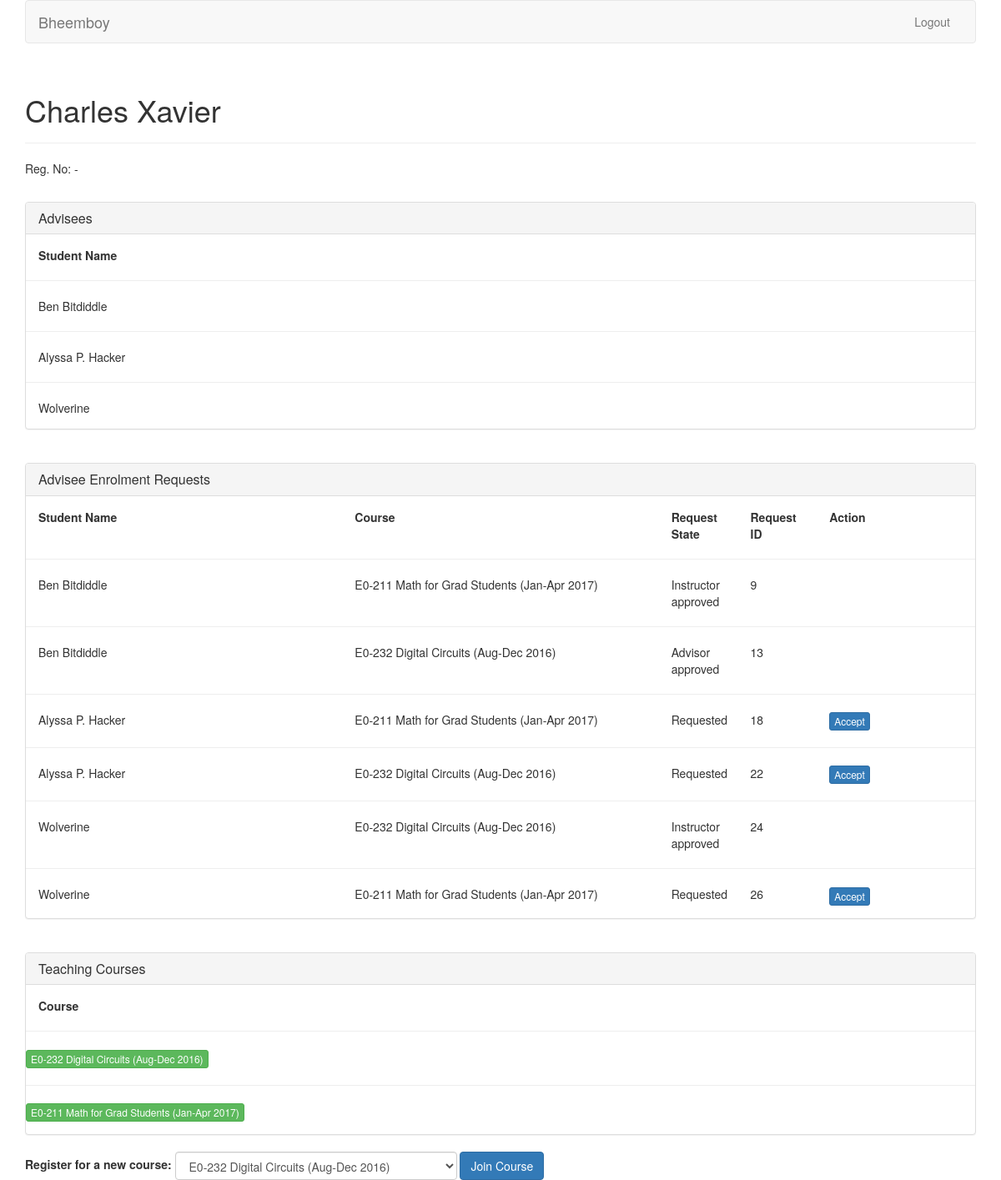
The app's page / (signed in), older data.
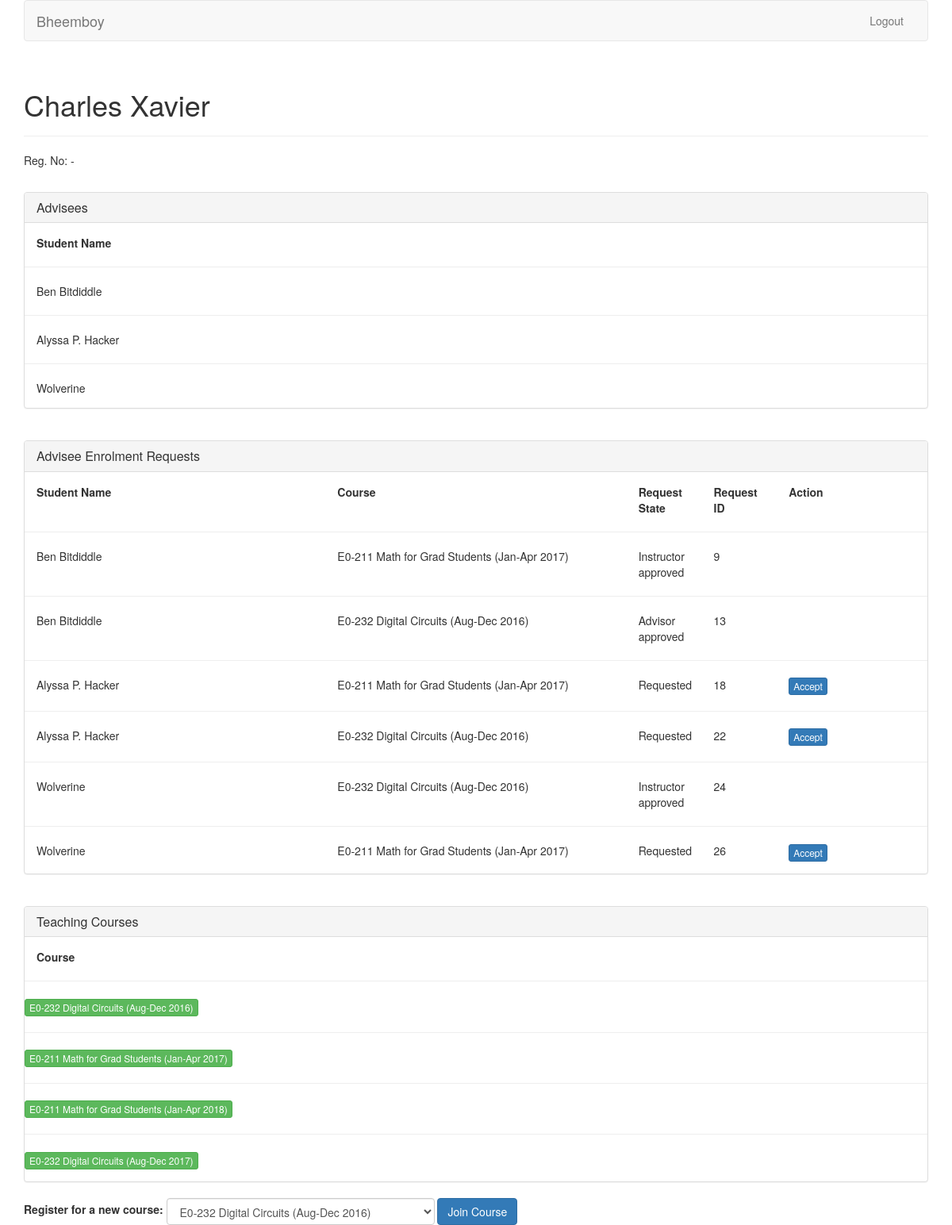
The same page, newer data.
### coursereg/models.py (models this page shows, shortened)
class User(AbstractBaseUser, PermissionsMixin):
    USER_TYPE_FACULTY = 0
    USER_TYPE_STUDENT = 1
    USER_TYPE_OTHER = 2
    PROGRAM_OTHER = 0
    PROGRAM_MTECH = 1
    PROGRAM_MSC = 2
    PROGRAM_PHD = 3
    PROGRAM_ME = 4
    PROGRAM_CHOICES = (
        (PROGRAM_OTHER, 'Other'),
        (PROGRAM_MTECH, 'MTech'),
        (PROGRAM_MSC, 'MSc'),
        (PROGRAM_PHD, 'PhD'),
        (PROGRAM_ME, 'ME'),
    )
    email = models.EmailField(max_length=254, unique=True)
    full_name = models.CharField(max_length=250)
    user_type = models.IntegerField(default=USER_TYPE_STUDENT, choices=(
        (USER_TYPE_FACULTY, "Faculty"),
        (USER_TYPE_STUDENT, "Student"),
        (USER_TYPE_OTHER, "Other"),
    ))
    adviser = models.ForeignKey('self', null=True, blank=True, on_delete=models.CASCADE, limit_choices_to={'user_type': USER_TYPE_FACULTY})
    program = models.IntegerField(default=PROGRAM_OTHER, choices=PROGRAM_CHOICES)
    date_joined = models.DateTimeField(default=timezone.now)
    sr_no = models.CharField(max_length=200, default='-')
    is_staff = models.BooleanField(default=False)
    is_active = models.BooleanField(default=True)
    objects = CustomUserManager()
    USERNAME_FIELD = 'email'
    REQUIRED_FIELDS = []

class Course(models.Model):
    TERM_AUG = 0
    TERM_JAN = 1
    TERM_SUMMER = 2
    TERM_OTHER = 3
    TERM_CHOICES = (
        (TERM_AUG, "Aug-Dec"),
        (TERM_JAN, "Jan-Apr"),
        (TERM_SUMMER, "Summer"),
        (TERM_OTHER, "Other"),
    )
    num = models.CharField(max_length=100)
    title = models.CharField(max_length=200)
    term = models.IntegerField(default=TERM_AUG, choices=TERM_CHOICES)
    last_reg_date = models.DateField(default=timezone.now)
    credits = models.IntegerField(default=3)
    department = models.CharField(max_length=100)
    def __unicode__(self):
        return self.num + ' ' + self.title + ' (%s %s)' % (self.TERM_CHOICES[self.term][1], self.last_reg_date.year)

### coursereg/views.py (the view)
# urls.py: url(r'^$', views.index, name='index'),
@login_required
def index(request):
    if request.user.user_type == models.User.USER_TYPE_STUDENT:
        return student(request)
    elif request.user.user_type == models.User.USER_TYPE_FACULTY:
        return faculty(request)
    elif request.user.user_type == 2:
        return admin(request)
    else:
        return HttpResponse("Logged in. Nothing to show because you are neither student nor faculty.")

### coursereg/templates/coursereg/faculty.html (shortened to what this page needs)
<!DOCTYPE html>
<html lang="en">
      <head>
        {% load staticfiles %}
        <link href="{% static 'coursereg/css/bootstrap.min.css' %}" rel="stylesheet">
    </head>
    <body>
        <div class="container">
            <nav class="navbar navbar-default">
                <div class="container-fluid">
                    <div class="navbar-header">
                        <a class="navbar-brand" href="{% url 'coursereg:index' %}">Bheemboy</a>
                    </div>
                    <div id="navbar" class="navbar-collapse collapse">
                        <ul class="nav navbar-nav navbar-right">
                            <li><a href="{% url 'coursereg:signout' %}">Logout</a></li>
                        </ul>
                    </div>
                </div>
            </nav>
            <div class="row">
                <div class="col-md-12">
                    <div class="page-header">
                        <h1>{{ user_full_name }}</h1>
                    </div>
                    <p>Reg. No: {{ sr_no }}</p>
                </div>
            </div>
            <div class="row top-buffer-1">
                 <div class="col-md-12">
                     <div class="panel panel-default">
                         <div class="panel-heading">
                             <h3 class="panel-title">Advisees</h3>
                         </div>
                         <div class="panel-body">
                             <div class="row">
                                 <div class="col-md-6"><b>Student Name</b></div>
                             </div>
                             {% for advisee_id, advisee_name in advisees %}
                             <div class="row">
                                 <hr>
                                 <div class="col-md-6">{{ advisee_name }}</div>
                             </div>
                             {% endfor %}
                         </div>
                     </div>
                 </div>
             </div>
            <div class="row top-buffer-1">
                 <div class="col-md-12">
                     <div class="panel panel-default">
                         <div class="panel-heading">
                             <h3 class="panel-title">Advisee Enrolment Requests </h3>
                         </div>
                         <div class="panel-body">
                             <div class="row">
                                 <div class="col-md-4"><b>Student Name</b></div>
                                 <div class="col-md-4"><b>Course</b></div>
                                 <div class="col-md-1"><b>Request State</b></div>
                                 <div class="col-md-1"><b>Request ID</b></div>
                                 <div class="col-md-1"><b>Action</b></div>
                             </div>
                             {% for advisee_id, advisee_name, course, participant_state, participant_type, action_required, participant_id in advisee_requests %}
                             <div class="row">
                                 <hr>
                                 <div class="col-md-4">{{ advisee_name }}</div>
                                 <div class="col-md-4">{{ course }}</div>
                                 <div class="col-md-1">{{ participant_state }}</div>
                                 <div class="col-md-1">{{ participant_id }}</div>
                                 {% if action_required %}
                                 <div class="col-md-1">
                                     <form class="form-inline" method="POST" action="{% url 'coursereg:participant_advisor_act' %}">
                                         <button type="submit" class="btn btn-primary btn-xs">Accept</button>
                                     </form>
                                 </div>
                                 {% endif %}
                             </div>
                             {% endfor %}
                         </div>
                     </div>
                 </div>
             </div>
            <div class="row top-buffer-1">
                <div class="col-md-12">
                    <div class="panel panel-default">
                        <div class="panel-heading">
                            <h3 class="panel-title">Teaching Courses</h3>
                        </div>
                        <div class="panel-body">
                            <div class="row">
                                <div class="col-md-6"><b>Course</b></div>
                            </div>
                            {% for course, state, grade, deleteable, participant_id in participants %}
                            <div class="row">
                                <hr>
                                    <form class="form-inline" method="POST" action="{% url 'coursereg:course_page' %}">
                                         <button type="submit" class="btn btn-success btn-xs">{{ course }}</button>
                                    </form>
                            </div>
                            {% endfor %}
                        </div>
                    </div>
                </div>
            </div>
            <div class="row">
                <div class="col-md-12">
                    <form class="form-inline" method="post" action="{% url 'coursereg:participant_create' %}">
                        <div class="form-group">
                            <label for="course_select">Register for a new course: </label>
                            <select class="form-control" id="course_select" name="course_id">
                                {% for course in courses %}
                                    <option value="{{ course.id }}">{{ course }}</option>
                                {% endfor %}
                            </select>
                        </div>
                        <button type="submit" class="btn btn-primary">Join Course</button>
                    </form>
                </div>
            </div>
        </div>
    </body>
</html>

### coursereg/templates/coursereg/faculty.html (style rules this page uses)
.top-buffer-1 { margin-top:20px; }

Row changes from the older to the newer data that the page shows:
added Course: num+title+term "E0-211 Math for Grad Students (Jan-Apr 2018)", shown under "Teaching Courses"
added Course: num+title+term "E0-232 Digital Circuits (Aug-Dec 2017)", shown under "Teaching Courses"
